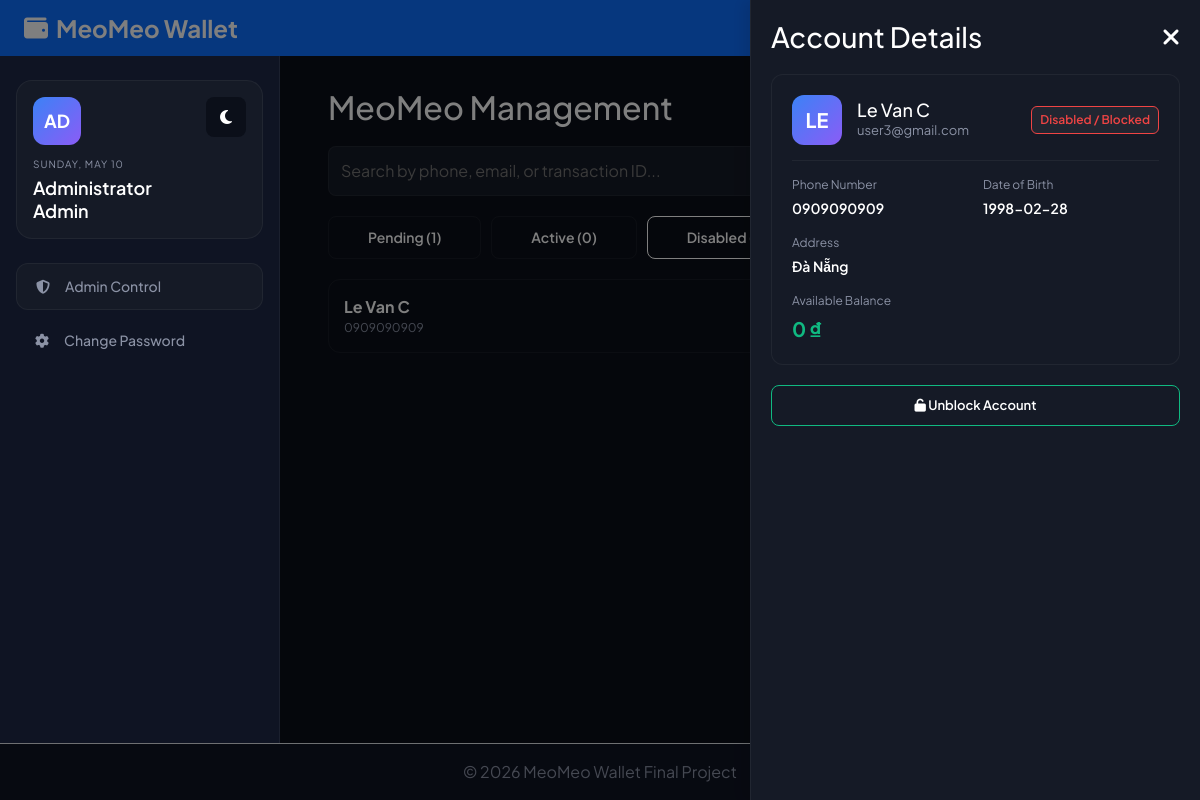
/clients/pages/Admin_dashboard.php?tab=disabled&details=0909090909 (signed in), run on the app's committed database.
### tables this page shows
CREATE TABLE `user` (
  `phonenum` varchar(15) NOT NULL,
  `email` varchar(255) NOT NULL,
  `name` varchar(50) DEFAULT NULL,
  `birth` date DEFAULT NULL,
  `address` varchar(255) DEFAULT NULL,
  `front` mediumblob DEFAULT NULL,
  `back` mediumblob DEFAULT NULL,
  `pass` varchar(255) NOT NULL,
  `verified` tinyint(1) NOT NULL DEFAULT -1 COMMENT '-1:firstRegist\r\n0:False\r\n1:True\r\n2:Request additional information\r\n3:IsAdmin True\r\n4:DisableAccount',
  `abnormal_login` tinyint(4) NOT NULL DEFAULT 0 COMMENT '>6 lock account\n>3 lock 1 minute',
  `card_num` varchar(6) DEFAULT NULL,
  `money` decimal(19,4) NOT NULL DEFAULT 0.0000,
  `CVV` varchar(3) DEFAULT NULL,
  `expire` date DEFAULT NULL,
  `locked_time` datetime DEFAULT NULL COMMENT 'Disable account overtime',
  `created_at` datetime NOT NULL DEFAULT current_timestamp() COMMENT 'Account registration timestamp',
  `card_updated_at` datetime DEFAULT NULL COMMENT 'Last time ID card was uploaded/updated'
);

### clients/modules/adminLogic.php (called while the page is built, shortened)
<?php
$username = htmlspecialchars($_SESSION['name'], ENT_QUOTES, 'UTF-8');
$current_date = strtoupper(date('l, F j'));
$con = connect_db();
$pending_accounts = $con->query("SELECT * FROM `user` WHERE `verified` IN (-1, 0, 2) AND `phonenum` != '0000000000' ORDER BY GREATEST(`created_at`, COALESCE(`card_updated_at`, `created_at`)) DESC")->fetch_all(MYSQLI_ASSOC);
$active_accounts = $con->query("SELECT * FROM `user` WHERE `verified` = 1 AND `phonenum` != '0000000000' ORDER BY `created_at` DESC")->fetch_all(MYSQLI_ASSOC);
$disabled_accounts = $con->query("SELECT * FROM `user` WHERE `verified` = 4 ORDER BY `created_at` DESC")->fetch_all(MYSQLI_ASSOC);
$search_query = trim($_GET['search'] ?? '');
if (isset($_GET['tab'])) {
    $active_tab = $_GET['tab'];
} elseif ($search_query) {
    $active_tab = 'search';
} else {
    $active_tab = $_SESSION['admin_active_tab'] ?? 'pending';
}
$selected_phone = $_GET['details'] ?? '';
if ($selected_phone) {
    $stmt = $con->prepare("SELECT * FROM `user` WHERE `phonenum` = ?");
    $stmt->bind_param("s", $selected_phone);
    $stmt->execute();
    $user_details = $stmt->get_result()->fetch_assoc();
}
?>

### clients/pages/Admin_dashboard.php (the view, shortened to what this page needs)
<?php
require_once('../modules/adminLogic.php');
?>
<?php
include '../src/header.php';
?>
<link rel="stylesheet" href="https://cdnjs.cloudflare.com/ajax/libs/font-awesome/6.4.0/css/all.min.css">
<link rel="stylesheet" href="../assets/css/admin.css">
<div class="dashboard-wrapper">
    <aside class="sidebar">
        <div class="user-profile-card">
            <button class="theme-toggle" id="themeToggleBtn">
                <i class="fa-solid fa-moon"></i>
            </button>
            <div class="avatar"><?= strtoupper(substr($username, 0, 2)) ?></div>
            <div class="date-text"><?= $current_date ?></div>
            <div class="welcome-text">Administrator<br><?= $username ?></div>
        </div>
        <nav class="nav-menu">
            <a href="Admin_dashboard.php" class="nav-link active"><i class="fa-solid fa-shield-halved"></i> Admin
                Control</a>
            <a href="ChangePassword.php" class="nav-link"><i class="fa-solid fa-gear"></i> Change Password</a>
        </nav>
    </aside>
    <main class="main-content" style="padding-top: 20px;">
        <h2 style="margin-bottom: 20px;">MeoMeo Management</h2>
        <form method="GET" action="Admin_dashboard.php" style="margin-bottom: 20px; display: flex; gap: 10px;">
            <input type="text" name="search" placeholder="Search by phone, email, or transaction ID..."
                value="<?= htmlspecialchars($search_query) ?>"
                style="flex: 1; padding: 12px; border-radius: 8px; border: 1px solid var(--border-color); background: var(--bg-surface); color: var(--text-main);">
            <button type="submit" class="btn btn-primary"><i class="fa-solid fa-magnifying-glass"></i> Search</button>
        </form>
        <div class="admin-tabs">
            <div class="admin-tab <?= $active_tab === 'pending' ? 'active' : '' ?>" onclick="switchTab('pending')">
                Pending (<?= count($pending_accounts) ?>)</div>
            <div class="admin-tab <?= $active_tab === 'active' ? 'active' : '' ?>" onclick="switchTab('active')">Active
                (<?= count($active_accounts) ?>)</div>
            <div class="admin-tab <?= $active_tab === 'disabled' ? 'active' : '' ?>" onclick="switchTab('disabled')">
                Disabled (<?= count($disabled_accounts) ?>)</div>
            <div class="admin-tab <?= $active_tab === 'locked' ? 'active' : '' ?>" onclick="switchTab('locked')">Locked
                (<?= count($locked_accounts) ?>)</div>
            <div class="admin-tab <?= $active_tab === 'tx' ? 'active' : '' ?>" onclick="switchTab('tx')">Pending Tx
                (<?= count($pending_tx) ?>)</div>
        </div>
        <div id="list-disabled" class="admin-list <?= $active_tab === 'disabled' ? 'active' : '' ?>">
            <?php foreach ($disabled_accounts as $u): ?>
                <div class="admin-card">
                    <div class="admin-card-header">
                        <div>
                            <strong><?= htmlspecialchars($u['name']) ?></strong>
                            <div style="font-size: 12px; color: var(--text-muted);"><?= htmlspecialchars($u['phonenum']) ?>
                            </div>
                        </div>
                    </div>
                    <div>
                        <a href="?tab=disabled&details=<?= urlencode($u['phonenum']) ?>" class="btn btn-outline btn-sm">View
                            Details</a>
                    </div>
                </div>
            <?php endforeach;
                echo "<p>No disabled accounts.</p>"; ?>
        </div>
    </main>
</div>
<div class="overlay <?= $selected_phone ? 'open' : '' ?>"
    onclick="window.location='Admin_dashboard.php?tab=<?= htmlspecialchars($active_tab) ?><?= $search_query ? '&search=' . urlencode($search_query) : '' ?>'">
</div>
<div class="details-panel <?= $selected_phone ? 'open' : '' ?>">
    <div style="display: flex; justify-content: space-between; align-items: center; margin-bottom: 20px;">
        <h3 style="margin: 0;">Account Details</h3>
        <a href="Admin_dashboard.php?tab=<?= htmlspecialchars($active_tab) ?><?= $search_query ? '&search=' . urlencode($search_query) : '' ?>"
            style="color: var(--text-color);"><i class="fa-solid fa-xmark fa-xl"></i></a>
    </div>
    <?php if ($user_details): ?>
        <?php
        $status_label = '';
        $status_color = '';
        if (in_array($user_details['verified'], [-1, 0])) {
            $status_label = 'Pending Activation';
            $status_color = 'var(--warning)';
        } elseif ($user_details['verified'] == 2) {
            $status_label = 'Update Requested';
            $status_color = 'var(--warning)';
        } elseif ($user_details['verified'] == 4) {
            $status_label = 'Disabled / Blocked';
            $status_color = 'var(--danger)';
        } elseif ($user_details['verified'] == 1) {
            $status_label = 'Active';
            $status_color = 'var(--success)';
        }
        ?>
        <div
            style="background: var(--bg-surface); padding: 20px; border-radius: 12px; border: 1px solid var(--border-color); margin-bottom: 20px;">
            <div
                style="display: flex; align-items: center; gap: 15px; margin-bottom: 15px; padding-bottom: 15px; border-bottom: 1px solid var(--border-color);">
                <div class="avatar" style="margin: 0; width: 50px; height: 50px; font-size: 20px;">
                    <?= strtoupper(substr($user_details['name'] ?: 'UN', 0, 2)) ?></div>
                <div style="flex: 1;">
                    <h4 style="margin: 0; font-size: 18px;"><?= htmlspecialchars($user_details['name'] ?: 'N/A') ?></h4>
                    <div style="font-size: 13px; color: var(--text-muted);"><?= htmlspecialchars($user_details['email']) ?>
                    </div>
                </div>
                <div
                    style="font-size: 12px; font-weight: 600; padding: 4px 8px; border-radius: 6px; background: rgba(255,255,255,0.05); color: <?= $status_color ?>; border: 1px solid <?= $status_color ?>;">
                    <?= $status_label ?>
                </div>
            </div>
            <div style="display: grid; grid-template-columns: 1fr 1fr; gap: 15px;">
                <div>
                    <div style="font-size: 12px; color: var(--text-muted); margin-bottom: 4px;">Phone Number</div>
                    <div style="font-size: 14px; font-weight: 600;"><?= htmlspecialchars($user_details['phonenum']) ?></div>
                </div>
                <div>
                    <div style="font-size: 12px; color: var(--text-muted); margin-bottom: 4px;">Date of Birth</div>
                    <div style="font-size: 14px; font-weight: 600;"><?= htmlspecialchars($user_details['birth'] ?: 'N/A') ?>
                    </div>
                </div>
                <div style="grid-column: span 2;">
                    <div style="font-size: 12px; color: var(--text-muted); margin-bottom: 4px;">Address</div>
                    <div style="font-size: 14px; font-weight: 600;">
                        <?= htmlspecialchars($user_details['address'] ?: 'N/A') ?></div>
                </div>
                <div style="grid-column: span 2;">
                    <div style="font-size: 12px; color: var(--text-muted); margin-bottom: 4px;">Available Balance</div>
                    <div style="font-size: 20px; font-weight: 700; color: var(--success);">
                        <?= number_format($user_details['money'], 0, ',', '.') ?> ₫</div>
                </div>
            </div>
        </div>
        <?php if ($user_details['verified'] == 4): ?>
            <form method="POST" action="../modules/adminLogic.php" style="margin-top: 20px;"
                onsubmit="return confirm('Are you sure you want to unblock/re-activate this user?');">
                <button type="submit" name="action" value="unlock" class="btn btn-outline"
                    style="width: 100%; border-color: var(--success); color: var(--success);">
                    <i class="fa-solid fa-unlock"></i> Unblock Account
                </button>
            </form>
        <?php endif; ?>
    <?php endif; ?>
</div>
<?php
include '../src/footer.php';
     ?>

### clients/assets/css/admin.css (style rules this page uses)
.admin-tabs { display: flex; gap: 10px; margin-bottom: 20px; flex-wrap: wrap; }
.admin-tab { padding: 10px 15px; border-radius: 8px; background: var(--bg-dark); color: var(--text-color); cursor: pointer; border: 1px solid var(--border-color); font-weight: 600; font-size: 14px; flex-grow: 1; text-align: center; }
.admin-tab.active { background: var(--primary-color); color: white; border-color: var(--primary-color); }
.admin-list { display: none; }
.admin-list.active { display: block; }
.admin-card { background: var(--bg-dark); border-radius: 12px; padding: 15px; margin-bottom: 15px; border: 1px solid var(--border-color); display: flex; flex-direction: column; gap: 10px; }
.admin-card-header { display: flex; justify-content: space-between; align-items: center; border-bottom: 1px solid var(--border-color); padding-bottom: 10px; }
.details-panel { position: fixed; top: 0; right: -100%; width: 100%; max-width: 450px; height: 100vh; background: var(--bg-surface); border-left: 1px solid var(--border-color); z-index: 1000; transition: 0.3s; padding: 20px; overflow-y: auto; box-shadow: -5px 0 15px rgba(0, 0, 0, 0.1); }
.details-panel.open { right: 0; }
.overlay { position: fixed; top: 0; left: 0; width: 100%; height: 100vh; background: rgba(0, 0, 0, 0.5); z-index: 999; display: none; }
.overlay.open { display: block; }
@media only screen and (min-width: 768px) { .admin-card { flex-direction: row; align-items: center; justify-content: space-between; } }
@media only screen and (min-width: 768px) { .admin-card-header { border-bottom: none; padding-bottom: 0; } }
@media only screen and (min-width: 768px) { .admin-tabs { flex-wrap: nowrap; } }
@media only screen and (min-width: 992px) { .details-panel { width: 450px; } }

### data on the page
user: name "Le Van C", phonenum "0909090909", name "LE", email "user3@gmail.com", verified "Disabled / Blocked", birth "1998-02-28", address "Đà Nẵng", money "0"

### other printed values
substr($username, 0, 2) "AD"
$current_date "SUNDAY, MAY 10"
$username "Admin"
count($pending_accounts) "1"
count($active_accounts) "0"
